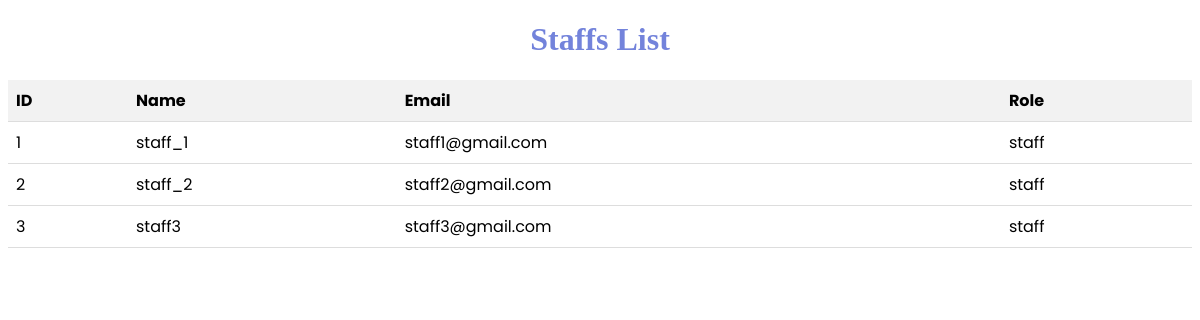
The page /admin-staffslist.php on the database its author committed.
### tables this page shows
CREATE TABLE `staff_account` (
  `id` int(11) NOT NULL,
  `username` varchar(50) DEFAULT NULL,
  `email` varchar(100) DEFAULT NULL,
  `passwrd` varchar(255) DEFAULT NULL,
  `isverify` int(11) DEFAULT 0,
  `role` varchar(10) DEFAULT NULL,
  `status` int(11) DEFAULT 0
);

### admin-staffslist.php (the view, shortened to what this page needs)
<!DOCTYPE html>
<html>
<head>
</head>
<body>
    <h1>Staffs List</h1>
    <?php
    $con = mysqli_connect("localhost","root","","courier_db");
    $select = "SELECT * FROM staff_account";
    $result = $con->query($select);
    if ($result->num_rows > 0) {
        echo "<table>";
        echo "<tr><th>ID</th><th>Name</th><th>Email</th><th>Role</th></tr>";
        while ($row = $result->fetch_assoc()) {
            echo "<tr>";
            echo "<td>" . $row["id"] . "</td>";
            echo "<td>" . $row["username"] . "</td>";
            echo "<td>" . $row["email"] . "</td>";
            echo "<td>" . $row["role"] . "</td>";
            echo "</tr>";
        }
        echo "</table>";
    } else {
        echo "No users found in the database.";
    }
    ?>
</body>
</html>

### admin-staffslist.php (style rules this page uses)
table { width: 100%; border-collapse: collapse; font-family: 'Poppins', sans-serif; }
table th, table td { padding: 8px; text-align: left; border-bottom: 1px solid #ddd; }
table th { background-color: #f2f2f2; }
h1 { text-align: center; color: #7383db; }

### rows shown on the page
staff_account: id "1", username "staff_1", email "staff1@gmail.com", role "staff"
staff_account: id "2", username "staff_2", email "staff2@gmail.com", role "staff"
staff_account: id "3", username "staff3", email "staff3@gmail.com", role "staff"
